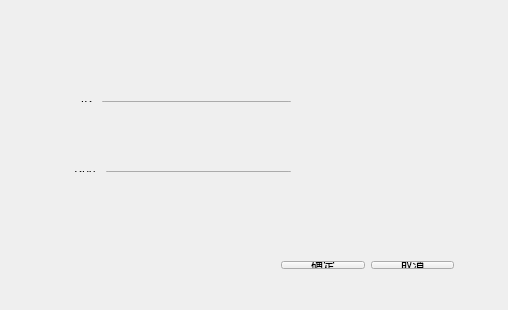
<?xml version="1.0" encoding="UTF-8"?>
<ui version="4.0">
 <class>NetworkConfigWidget</class>
 <widget class="QWidget" name="Widget">
  <property name="geometry">
   <rect>
    <x>0</x>
    <y>0</y>
    <width>508</width>
    <height>310</height>
   </rect>
  </property>
  <property name="windowTitle">
   <string>Widget</string>
  </property>
  <widget class="QWidget" name="widget" native="true">
   <property name="geometry">
    <rect>
     <x>50</x>
     <y>60</y>
     <width>261</width>
     <height>80</height>
    </rect>
   </property>
   <widget class="QWidget" name="">
    <property name="geometry">
     <rect>
      <x>0</x>
      <y>30</y>
      <width>252</width>
      <height>23</height>
     </rect>
    </property>
    <layout class="QHBoxLayout" name="horizontalLayout_4">
     <item>
      <widget class="QLabel" name="label">
       <property name="text">
        <string>      IP:</string>
       </property>
      </widget>
     </item>
     <item>
      <widget class="QLineEdit" name="lineEdit"/>
     </item>
    </layout>
   </widget>
  </widget>
  <widget class="QWidget" name="widget_2" native="true">
   <property name="geometry">
    <rect>
     <x>50</x>
     <y>140</y>
     <width>261</width>
     <height>80</height>
    </rect>
   </property>
   <widget class="QWidget" name="">
    <property name="geometry">
     <rect>
      <x>0</x>
      <y>20</y>
      <width>252</width>
      <height>23</height>
     </rect>
    </property>
    <layout class="QHBoxLayout" name="horizontalLayout_3">
     <item>
      <widget class="QLabel" name="label_2">
       <property name="text">
        <string>    Port:</string>
       </property>
      </widget>
     </item>
     <item>
      <widget class="QLineEdit" name="lineEdit_2"/>
     </item>
    </layout>
   </widget>
  </widget>
  <widget class="QWidget" name="widget_3" native="true">
   <property name="geometry">
    <rect>
     <x>260</x>
     <y>240</y>
     <width>221</width>
     <height>61</height>
    </rect>
   </property>
   <widget class="QWidget" name="">
    <property name="geometry">
     <rect>
      <x>10</x>
      <y>10</y>
      <width>195</width>
      <height>30</height>
     </rect>
    </property>
    <layout class="QHBoxLayout" name="horizontalLayout">
     <item>
      <widget class="QPushButton" name="QPushButton_ok">
       <property name="text">
        <string>确定</string>
       </property>
      </widget>
     </item>
     <item>
      <widget class="QPushButton" name="pushButton_cancel">
       <property name="text">
        <string>取消</string>
       </property>
      </widget>
     </item>
    </layout>
   </widget>
  </widget>
 </widget>
 <layoutdefault spacing="6" margin="11"/>
 <resources/>
 <connections/>
</ui>
